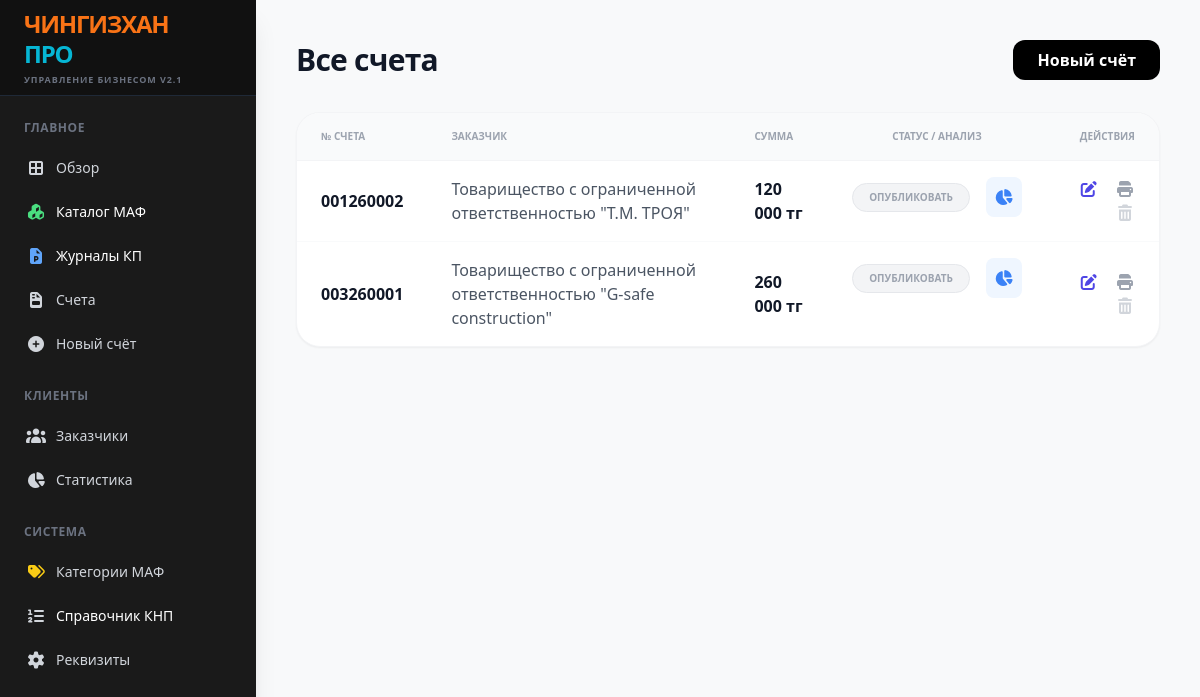
The app's page /invoices, older data.
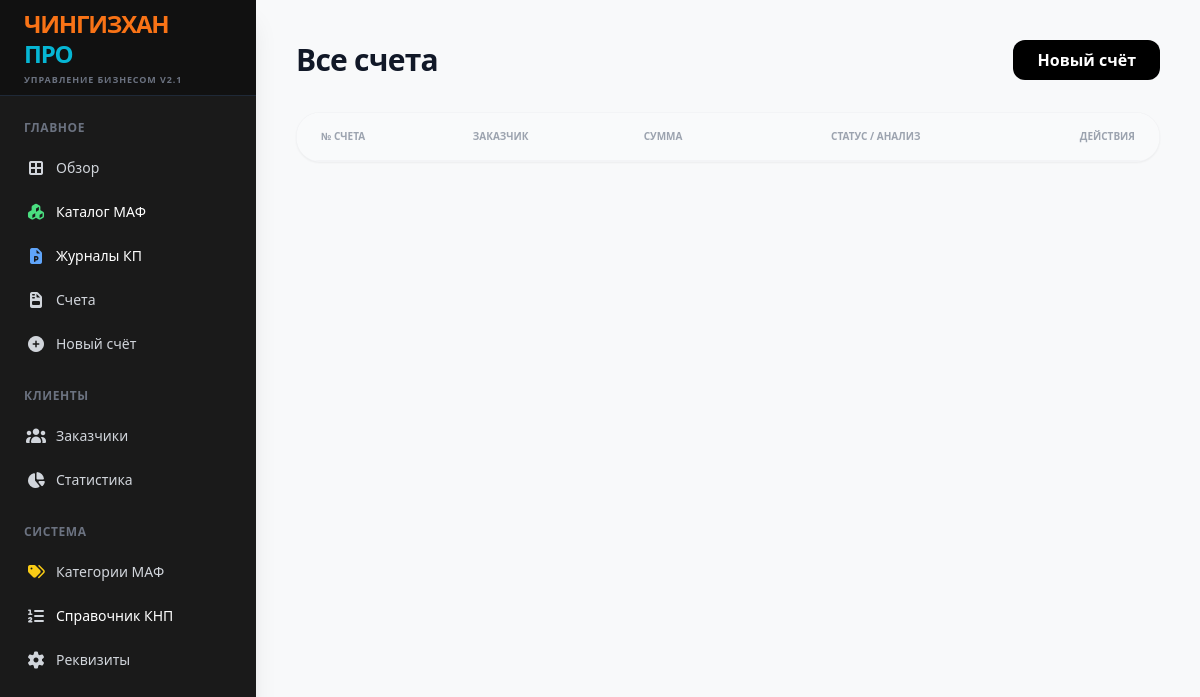
The same page, newer data.
### tables this page shows
CREATE TABLE invoices (id TEXT PRIMARY KEY, client_id TEXT, date TEXT, subtotal REAL, vat_rate REAL, vat_amount REAL, total REAL, status INTEGER DEFAULT 0, knp TEXT DEFAULT "859", markup REAL DEFAULT 0);

CREATE TABLE clients (id TEXT PRIMARY KEY, name TEXT, bin TEXT, contact TEXT, address TEXT);

### app.py (the view)
@app.route('/invoices')
def invoices_list():
    with sqlite3.connect(DB_NAME) as conn: invoices = conn.cursor().execute("SELECT i.id, c.name, i.date, i.total, i.status FROM invoices i LEFT JOIN clients c ON i.client_id = c.id ORDER BY i.date DESC").fetchall()
    return render_template('invoices.html', invoices=invoices, title="Все счета")

### templates/invoices.html (shortened to what this page needs)
{% extends "base.html" %}
{% block content %}
<div class="p-10 max-w-7xl mx-auto">
    <div class="flex justify-between items-center mb-8">
        <h2 class="text-3xl font-black text-gray-900 tracking-tight">{{ title }}</h2>
        <a href="/create_invoice{% if current_client %}?client={{ current_client }}{% endif %}" class="bg-black text-white px-6 py-2 rounded-xl font-bold hover:bg-gray-800 transition">Новый счёт</a>
    </div>
    <div class="bg-white rounded-3xl shadow-sm border border-gray-100 overflow-hidden">
        <table class="w-full text-left">
            <thead>
                <tr class="bg-gray-50 border-b border-gray-100">
                    <th class="py-4 px-6 text-[10px] font-black text-gray-400 uppercase">№ Счета</th>
                    <th class="py-4 px-6 text-[10px] font-black text-gray-400 uppercase">Заказчик</th>
                    <th class="py-4 px-6 text-[10px] font-black text-gray-400 uppercase">Сумма</th>
                    <th class="py-4 px-6 text-[10px] font-black text-gray-400 uppercase text-center">Статус / Анализ</th>
                    <th class="py-4 px-6 text-[10px] font-black text-gray-400 uppercase text-right">Действия</th>
                </tr>
            </thead>
            <tbody class="divide-y divide-gray-50">
                {% for inv in invoices %}
                <tr class="hover:bg-gray-50 transition">
                    <td class="py-4 px-6 font-black text-gray-900">{{ inv[0] }}</td>
                    <td class="py-4 px-6 text-gray-600 font-medium">{{ inv[1] }}</td>
                    <td class="py-4 px-6 font-black text-gray-900">{{ '{:,.0f}'.format(inv[3]).replace(',', ' ') }} тг</td>
                    <td class="py-4 px-6 text-center flex items-center justify-center space-x-4">
                        {% if inv[4] == 0 %}
                            <button onclick="setStatus('{{ inv[0] }}', 1)" class="px-4 py-1.5 rounded-full text-[10px] font-black bg-gray-100 text-gray-400 border border-gray-200 uppercase">Опубликовать</button>
                        {% elif inv[4] == 1 %}
                            <button onclick="setStatus('{{ inv[0] }}', 2)" class="px-4 py-1.5 rounded-full text-[10px] font-black bg-yellow-100 text-yellow-600 uppercase">Ожидает →</button>
                        {% else %}
                            <button onclick="setStatus('{{ inv[0] }}', 1)" class="px-4 py-1.5 rounded-full text-[10px] font-black bg-green-100 text-green-600 uppercase">✓ Оплачено</button>
                        {% endif %}
                        <a href="/invoice_stats/{{ inv[0] }}" class="text-blue-500 hover:text-blue-700 bg-blue-50 p-2 rounded-lg" title="Анализ прибыли"><i class="fas fa-chart-pie"></i></a>
                    </td>
                    <td class="py-4 px-6 text-right space-x-3">
                        {% if inv[4] == 0 %}<a href="/edit_invoice/{{ inv[0] }}" class="text-indigo-600 hover:text-indigo-800 transition" title="Изменить"><i class="fas fa-edit"></i></a>{% endif %}
                        <a href="/print/{{ inv[0] }}" class="text-gray-400 hover:text-black"><i class="fas fa-print"></i></a>
                        <button onclick="deleteInvoice('{{ inv[0] }}')" class="text-gray-300 hover:text-red-500 transition"><i class="fas fa-trash-alt"></i></button>
                    </td>
                </tr>
                {% endfor %}
            </tbody>
        </table>
    </div>
</div>
{% endblock %}

Row changes from the older to the newer data that the page shows:
removed invoices: id "001260002", name "Товарищество с ограниченной ответственностью \"Т.М. ТРОЯ\"", total "120 000"
removed invoices: id "003260001", name "Товарищество с ограниченной ответственностью \"G-safe construction\"", total "260 000"
